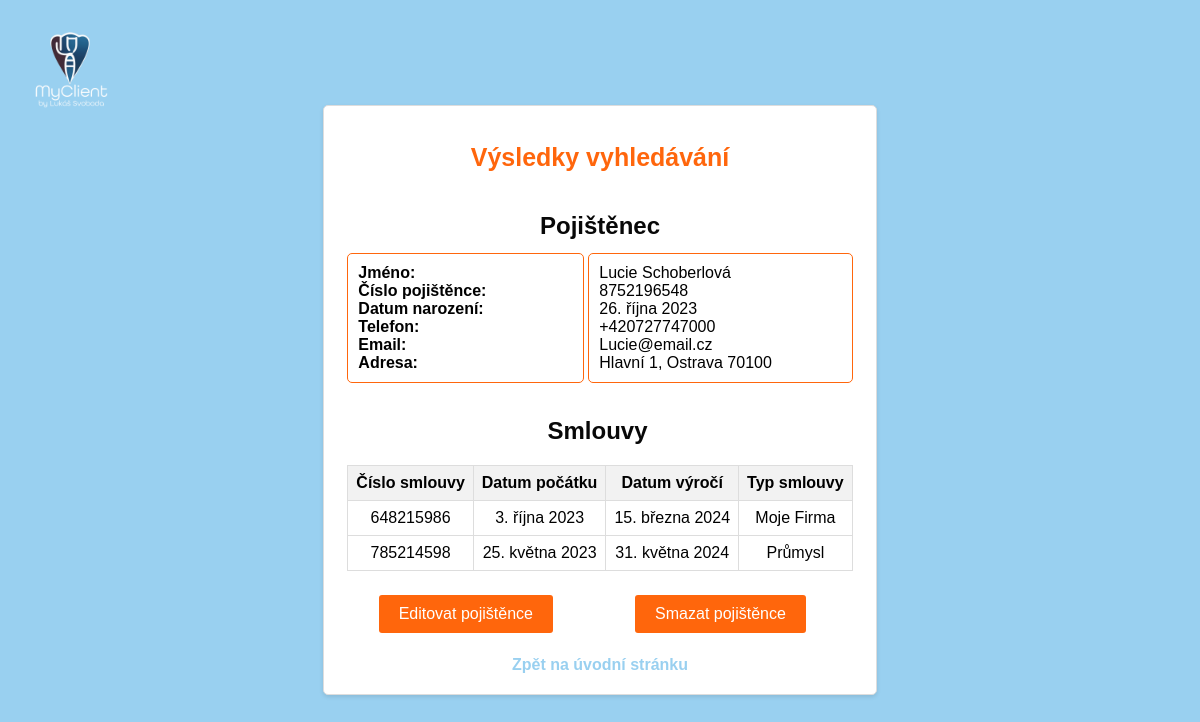
The app's page /myclient/pojistenec/8752196548/ (signed in) with its own data.
### myclient/models.py (models this page shows, shortened)
class Pojistenci(models.Model):
    jmeno = models.CharField(max_length=100, validators=[validate_name])
    prijmeni = models.CharField(max_length=100, validators=[validate_name])
    cislo_pojistence = models.IntegerField(validators=[validate_cislo_pojistence], unique=True, error_messages={'unique': "Pojištěnec s tímto číslem již existuje."})
    datum_narozeni = models.DateField()
    telefon = models.CharField(max_length=20)
    email = models.EmailField(validators=[validate_email_format])
    bydliste = models.ForeignKey(Bydliste, on_delete=models.CASCADE, default=None, null=True)

class Bydliste(models.Model):
    ulice = models.CharField(max_length=100)
    cislo_popisne = models.CharField(max_length=10, null=True, blank=True)
    mesto = models.CharField(max_length=100)
    psc = models.IntegerField()

class Smlouva(models.Model):
    cislo_smlouvy = models.IntegerField(validators=[validate_cislo_smlouvy], unique=True, error_messages={'unique': "Smlouva s tímto číslem již existuje."})
    datum_pocatek = models.DateField()
    datum_vyroci = models.DateField()
    TYPE_CHOICES = (
        ('majetek', 'Majetek'),
        ('auto', 'Auto'),
        ('zivot', 'Život'),
        ('investice', 'Investice'),
        ('mojefirma', 'Moje Firma'),
        ('podnikatele', 'Podnikatelé'),
        ('prumysl', 'Průmysl'),
        ('drony', 'Drony'),
        ('flotila', 'Flotila'),
    )
    typ_smlouvy = models.CharField(max_length=20, choices=TYPE_CHOICES)
    pojistenec = models.ForeignKey(Pojistenci, on_delete=models.CASCADE, default=None, null=True)

### myclient/views.py (the view)
# urls.py: path('pojistenec/<int:cislo_pojistence>/', views.detail_pojistence, name='detail_pojistence'),
@login_required
def detail_pojistence(request, cislo_pojistence):
    try:
        pojistenec = get_object_or_404(Pojistenci, cislo_pojistence=cislo_pojistence)
    except DatabaseError:
        messages.error(request, 'Došlo k problému s databází. Zkuste to prosím později.')
        return redirect('index')  # Přesměrujte na vhodnou chybovou stránku nebo na úvodní stránku.
    except IntegrityError:
        messages.error(request, 'Došlo k chybě integrity při získávání detailu pojištěnce. Zkuste to prosím znovu.')
        return redirect('index')  # Přesměrujte na vhodnou chybovou stránku nebo na úvodní stránku.
    return render(request, 'vysledky_vyhledavani.html', {'vysledky': [pojistenec]})

### myclient/templates/myclient/vysledky_vyhledavani.html (shortened to what this page needs)
{% load static %}
<!DOCTYPE html>
<html lang="cs">
<head>
    <link rel="stylesheet" href="{% static 'myclient/vyhledavani.css' %}">
</head>
<body>
    <div class="container">
        {% if vysledky.count == 0 %}
            <h2>Nic nenalezeno</h2>
        {% else %}
            <h1>Výsledky vyhledávání</h1>
            {% for vysledek in vysledky %}
                <h2>Pojištěnec</h2>
                <table class="results-table">
                    <tr>
                        <td>
                            <div class="info1">
                                <strong>Jméno:</strong><br>
                                <strong>Číslo pojištěnce:</strong><br>
                                <strong>Datum narození:</strong><br>
                                <strong>Telefon:</strong><br>
                                <strong>Email:</strong><br>
                                <strong>Adresa:</strong><br>
                            </div>
                        </td>
                        <td>
                            <div class="info1">
                                {{ vysledek.jmeno }} {{ vysledek.prijmeni }}<br>
                                {{ vysledek.cislo_pojistence }}<br>
                                {{ vysledek.datum_narozeni }}<br>
                                {{ vysledek.telefon }}<br>
                                {{ vysledek.email }}<br>
                                {{ vysledek.bydliste.ulice }} {{ vysledek.bydliste.cislo_popisne }}, {{ vysledek.bydliste.mesto }} {{ vysledek.bydliste.psc }}<br>
                            </div>
                        </td>
                    </tr>
                    <tr>
                        <td colspan="2">
                            <div class="info">
                                <h2>Smlouvy</h2>
                            </div>
                            <table class="smlouvy">
                                <tr>
                                    <th>Číslo smlouvy</th>
                                    <th>Datum počátku</th>
                                    <th>Datum výročí</th>
                                    <th>Typ smlouvy</th>
                                </tr>
                                {% for smlouva in vysledek.smlouva_set.all %}
                                    <tr>
                                        <td>{{ smlouva.cislo_smlouvy }}</td>
                                        <td>{{ smlouva.datum_pocatek }}</td>
                                        <td>{{ smlouva.datum_vyroci }}</td>
                                        <td>{{ smlouva.get_typ_smlouvy_display }}</td>
                                    </tr>
                                {% endfor %}
                            </table>
                        </td>
                    </tr>
                    <tr>
                        <form method="post" action="{% url 'editovat_pojistence' vysledek.cislo_pojistence %}">
                            <td><button type="submit">Editovat pojištěnce</button></td>
                        </form>
                        <form method="post" action="{% url 'smazat_pojistence' vysledek.cislo_pojistence %}">
                            <td><button type="submit">Smazat pojištěnce</button></td>
                        </form>
                    </tr>
                </table>
            {% endfor %}
        {% endif %}
        <a href="{% url 'index' %}">Zpět na úvodní stránku</a>
    </div>
    <img src="/static/myclient/images/logo_aplikace.png" alt="Logo" class="logo-img">
</body>
</html>

### myclient/static/myclient/vyhledavani.css (style rules this page uses)
body { font-family: Arial, sans-serif; background-color: #99D0f0; margin: 0; padding: 0; display: flex; justify-content: center; align-items: center; min-height: 100vh; }
.container { max-width: 600px; padding: 20px; background-color: #fff; border: 1px solid #ddd; border-radius: 5px; box-shadow: 0 2px 4px rgba(0, 0, 0, 0.1); display: flex; flex-direction: column; align-items: center; text-align: center; }
h1 { font-size: 25px; color: #ff660c; margin-bottom: 20px; }
h2 { font-size: px; color: #080808; margin-bottom: 10px; }
.results-table { width: 100%; display: flex; flex-direction: column; align-items: center; }
.info { background-color: #fff; padding: 10px; width: auto; margin-right: 5px; text-align: center; }
.info1 { background-color: #fff; padding: 10px; border: 1px solid #ff660c; border-radius: 5px; flex: 1; text-align: left; }
.smlouvy { border-collapse: collapse; width: 100%; }
.smlouvy th, .smlouvy td { border: 1px solid #ddd; padding: 8px; text-align: center; }
.smlouvy th { background-color: #f2f2f2; }
button { background-color: #ff660c; color: #fff; border: none; border-radius: 3px; padding: 10px 20px; font-size: 16px; cursor: pointer; transition: background-color 0.3s ease; margin-top: 20px; margin-bottom: 20px; }
a { color: #99D0f0; text-decoration: none; font-weight: bold; }
.logo-img { position: fixed; top: 20px; left: 20px; width: 100px; }

### records on screen
Pojistenci: jmeno "Lucie", prijmeni "Schoberlová", cislo_pojistence "8752196548", datum_narozeni "26. října 2023", telefon "+420727747000", email "Lucie@email.cz", bydliste.ulice "Hlavní", bydliste.cislo_popisne "1", bydliste.mesto "Ostrava", bydliste.psc "70100"
Smlouva: cislo_smlouvy "648215986", datum_pocatek "3. října 2023", datum_vyroci "15. března 2024", typ_smlouvy "Moje Firma"
Smlouva: cislo_smlouvy "785214598", datum_pocatek "25. května 2023", datum_vyroci "31. května 2024", typ_smlouvy "Průmysl"
